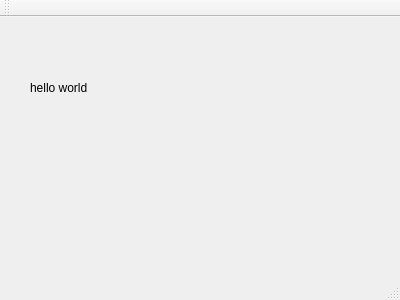
<?xml version="1.0" encoding="UTF-8"?>
<ui version="4.0">
 <class>MainWindow</class>
 <widget class="QMainWindow" name="MainWindow">
  <property name="geometry">
   <rect>
    <x>0</x>
    <y>0</y>
    <width>400</width>
    <height>300</height>
   </rect>
  </property>
  <property name="windowTitle">
   <string>MainWindow</string>
  </property>
  <widget class="QWidget" name="centralWidget">
   <widget class="QLabel" name="label">
    <property name="geometry">
     <rect>
      <x>30</x>
      <y>60</y>
      <width>71</width>
      <height>21</height>
     </rect>
    </property>
    <property name="text">
     <string>hello world</string>
    </property>
   </widget>
  </widget>
  <widget class="QMenuBar" name="menuBar">
   <property name="geometry">
    <rect>
     <x>0</x>
     <y>0</y>
     <width>400</width>
     <height>23</height>
    </rect>
   </property>
  </widget>
  <widget class="QToolBar" name="mainToolBar">
   <attribute name="toolBarArea">
    <enum>TopToolBarArea</enum>
   </attribute>
   <attribute name="toolBarBreak">
    <bool>false</bool>
   </attribute>
  </widget>
  <widget class="QStatusBar" name="statusBar"/>
 </widget>
 <layoutdefault spacing="6" margin="11"/>
 <resources/>
 <connections/>
</ui>
